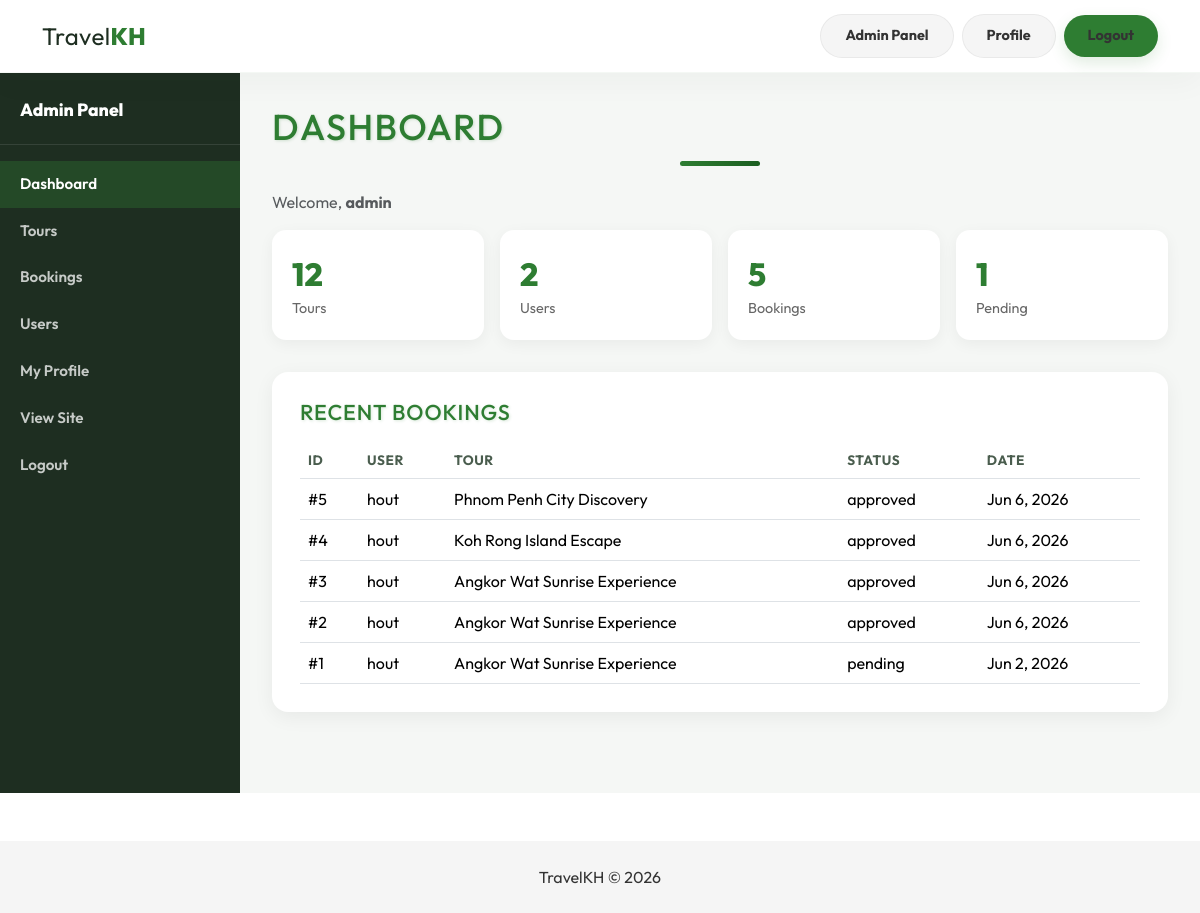
/admin/index.php (signed in), run on the app's committed database.
### tables this page shows
CREATE TABLE `bookings` (
  `booking_id` int NOT NULL AUTO_INCREMENT,
  `user_id` int NOT NULL,
  `tour_id` int NOT NULL,
  `booking_date` date DEFAULT NULL,
  `people` int DEFAULT '1',
  `total_price` decimal(10,2) DEFAULT NULL,
  `status` enum('pending','approved','rejected') DEFAULT 'pending',
  `stripe_token` varchar(255) DEFAULT NULL,
  `created_at` timestamp NULL DEFAULT CURRENT_TIMESTAMP,
  PRIMARY KEY (`booking_id`),
  KEY `user_id` (`user_id`),
  KEY `tour_id` (`tour_id`),
  CONSTRAINT `bookings_ibfk_1` FOREIGN KEY (`user_id`) REFERENCES `users` (`user_id`) ON DELETE CASCADE,
  CONSTRAINT `bookings_ibfk_2` FOREIGN KEY (`tour_id`) REFERENCES `tours` (`tour_id`) ON DELETE CASCADE
);

CREATE TABLE `users` (
  `user_id` int NOT NULL AUTO_INCREMENT,
  `username` varchar(50) NOT NULL,
  `full_name` varchar(100) DEFAULT NULL,
  `email` varchar(100) DEFAULT NULL,
  `phone` varchar(25) DEFAULT NULL,
  `profile_image` varchar(255) DEFAULT 'default_avatar.jpg',
  `nationality` varchar(50) DEFAULT NULL,
  `bio` text,
  `password` varchar(255) NOT NULL,
  `role` enum('admin','user') DEFAULT 'user',
  `status` enum('active','inactive') DEFAULT 'active',
  `created_at` timestamp NULL DEFAULT CURRENT_TIMESTAMP,
  PRIMARY KEY (`user_id`),
  UNIQUE KEY `username` (`username`)
);

CREATE TABLE `tours` (
  `tour_id` int NOT NULL AUTO_INCREMENT,
  `title` varchar(255) NOT NULL,
  `location` varchar(100) DEFAULT 'Cambodia',
  `price` decimal(10,2) NOT NULL,
  `duration` varchar(100) DEFAULT NULL,
  `image` varchar(255) DEFAULT NULL,
  `short_description` text,
  `full_description` longtext,
  `status` enum('active','inactive') DEFAULT 'active',
  `created_at` timestamp NULL DEFAULT CURRENT_TIMESTAMP,
  PRIMARY KEY (`tour_id`)
);

### includes/config.php (called while the page is built, shortened)
<?php
function base_url($path = '') {
    static $base = null;
    if ($base === null) {
        $docRoot = str_replace('\\', '/', realpath($_SERVER['DOCUMENT_ROOT']));
        $appRoot = str_replace('\\', '/', realpath(APP_ROOT));
        $base = rtrim(str_replace($docRoot, '', $appRoot), '/') . '/';
    }
    return $base . ltrim($path, '/');
}
require_once __DIR__ . '/auth.php';

### includes/auth.php (called while the page is built, shortened)
<?php
function is_logged_in() {
    return isset($_SESSION['user_id']);
}
function current_user_role() {
    return $_SESSION['role'] ?? null;
}
function is_admin() {
    return current_user_role() === ROLE_ADMIN;
}

### admin/index.php (the view, shortened to what this page needs)
<?php
require_once __DIR__ . '/../includes/config.php';
$stats = [
    'tours'    => $conn->query("SELECT COUNT(*) AS c FROM tours")->fetch_assoc()['c'],
    'users'    => $conn->query("SELECT COUNT(*) AS c FROM users")->fetch_assoc()['c'],
    'bookings' => $conn->query("SELECT COUNT(*) AS c FROM bookings")->fetch_assoc()['c'],
    'pending'  => $conn->query("SELECT COUNT(*) AS c FROM bookings WHERE status='pending'")->fetch_assoc()['c'],
];
$recent = $conn->query("
    SELECT b.booking_id, b.status, b.created_at, u.username, t.title
    FROM bookings b
    JOIN users u ON b.user_id = u.user_id
    JOIN tours t ON b.tour_id = t.tour_id
    ORDER BY b.created_at DESC LIMIT 5
");
$extraCss = 'assets/css/auth.css';
include __DIR__ . '/../includes/header.php';
include __DIR__ . '/../includes/navbar.php';
include __DIR__ . '/../includes/admin_sidebar.php';
?>
<h2 class="mb-4">Dashboard</h2>
<p class="text-muted">Welcome, <strong><?php echo htmlspecialchars($_SESSION['username']); ?></strong></p>
<div class="stat-grid">
  <div class="stat-box"><div class="num"><?php echo (int) $stats['tours']; ?></div><div class="lbl">Tours</div></div>
  <div class="stat-box"><div class="num"><?php echo (int) $stats['users']; ?></div><div class="lbl">Users</div></div>
  <div class="stat-box"><div class="num"><?php echo (int) $stats['bookings']; ?></div><div class="lbl">Bookings</div></div>
  <div class="stat-box"><div class="num"><?php echo (int) $stats['pending']; ?></div><div class="lbl">Pending</div></div>
</div>
<div class="dashboard-card">
  <h4 class="mb-3">Recent Bookings</h4>
  <?php if ($recent->num_rows === 0): ?>
    <p class="text-muted mb-0">No bookings yet.</p>
  <?php else: ?>
    <div class="table-responsive">
      <table class="table crud-table mb-0">
        <thead><tr><th>ID</th><th>User</th><th>Tour</th><th>Status</th><th>Date</th></tr></thead>
        <tbody>
          <?php while ($r = $recent->fetch_assoc()): ?>
          <tr>
            <td>#<?php echo (int) $r['booking_id']; ?></td>
            <td><?php echo htmlspecialchars($r['username']); ?></td>
            <td><?php echo htmlspecialchars($r['title']); ?></td>
            <td><?php echo htmlspecialchars($r['status']); ?></td>
            <td><?php echo date('M j, Y', strtotime($r['created_at'])); ?></td>
          </tr>
          <?php endwhile; ?>
        </tbody>
      </table>
    </div>
  <?php endif; ?>
</div>
<?php
include __DIR__ . '/../includes/admin_footer.php';
include __DIR__ . '/../includes/footer.php';

### includes/header.php (shortened to what this page needs)
<!DOCTYPE html>
<html lang="en">
<head>
<link href="https://cdn.jsdelivr.net/npm/bootstrap@5.3.3/dist/css/bootstrap.min.css" rel="stylesheet">
<link href="https://unpkg.com/aos@2.3.1/dist/aos.css" rel="stylesheet">
<link href="<?php echo base_url('assets/css/style.css'); ?>" rel="stylesheet">
<?php if (!empty($extraCss)): ?>
<link href="<?php echo base_url($extraCss); ?>" rel="stylesheet">
<?php endif; ?>
</head>
<body>

### includes/navbar.php (shortened to what this page needs)
<?php
$in_admin = strpos($_SERVER['SCRIPT_NAME'], '/admin/') !== false;
?>
<nav class="navbar navbar-expand-lg sticky-top">
  <div class="container">
    <a class="navbar-brand-modern" href="<?php echo base_url('index.php'); ?>">
      <span>Travel</span>KH
    </a>
    <div class="collapse navbar-collapse" id="mainNavbar">
      <div class="d-flex align-items-center gap-2 mt-3 mt-lg-0 <?php echo $in_admin ? 'ms-auto' : ''; ?>">
        <?php if (is_logged_in()): ?>
          <?php if (is_admin()): ?>
            <a href="<?php echo base_url('admin/index.php'); ?>" class="btn-nav-secondary">Admin Panel</a>
            <a href="<?php echo base_url('admin/profile.php'); ?>" class="btn-nav-secondary">Profile</a>
          <?php else: ?>
            <a href="<?php echo base_url('user/profile.php'); ?>" class="btn-nav-secondary">My Profile</a>
          <?php endif; ?>
          <a href="<?php echo base_url('auth/logout.php'); ?>" class="btn-nav-primary">Logout</a>
        <?php else: ?>
          <a href="<?php echo base_url('auth/register.php'); ?>" class="btn-nav-secondary">Register</a>
          <a href="<?php echo base_url('auth/login.php'); ?>" class="btn-nav-primary">Login</a>
        <?php endif; ?>
      </div>
    </div>
  </div>
</nav>

### includes/admin_sidebar.php
<?php
$admin_page = basename($_SERVER['PHP_SELF']);
?>
<div class="admin-layout">
  <aside class="admin-sidebar">
    <div class="admin-sidebar-brand">Admin Panel</div>
    <nav class="admin-sidebar-nav">
      <a href="<?php echo base_url('admin/index.php'); ?>" class="<?php echo $admin_page === 'index.php' ? 'active' : ''; ?>">Dashboard</a>
      <a href="<?php echo base_url('admin/tours.php'); ?>" class="<?php echo $admin_page === 'tours.php' ? 'active' : ''; ?>">Tours</a>
      <a href="<?php echo base_url('admin/bookings.php'); ?>" class="<?php echo $admin_page === 'bookings.php' ? 'active' : ''; ?>">Bookings</a>
      <a href="<?php echo base_url('admin/users.php'); ?>" class="<?php echo $admin_page === 'users.php' ? 'active' : ''; ?>">Users</a>
      <a href="<?php echo base_url('admin/profile.php'); ?>" class="<?php echo $admin_page === 'profile.php' ? 'active' : ''; ?>">My Profile</a>
      <a href="<?php echo base_url('index.php'); ?>">View Site</a>
      <a href="<?php echo base_url('auth/logout.php'); ?>">Logout</a>
    </nav>
  </aside>
  <main class="admin-content">

### includes/admin_footer.php
  </main>
</div>

### includes/footer.php (shortened to what this page needs)
<footer class="text-center p-4 mt-5" style="background:#f5f5f5;">
TravelKH © <?php echo date('Y'); ?>
</footer>
</body>
</html>

### assets/css/style.css (style rules this page uses)
body { font-family: 'Outfit', sans-serif; background: #ffffff; color: #333; }
:root { --primary-green: #2E7D32; --dark-green: #1B5E20; --light-gray: #F5F5F5; }
h1, h2, h4 { color: var(--primary-green); letter-spacing: 0.04em; text-transform: uppercase; text-shadow: 1px 1px 3px rgba(46, 125, 50, 0.18); }
h2 { font-size: clamp(2rem, 3vw, 3rem); margin-bottom: 0.85rem; }
h4 { font-size: 1.35rem; margin-bottom: 0.65rem; }
h1::after, h2::after { content: ''; display: block; width: 5rem; height: 0.3rem; margin: 0.8rem auto 0; background: linear-gradient(90deg, var(--primary-green), var(--dark-green)); border-radius: 99px; }
.navbar { background: rgba(255, 255, 255, 0.88) !important; backdrop-filter: blur(15px); -webkit-backdrop-filter: blur(15px); box-shadow: 0 8px 32px rgba(30, 46, 33, 0.04) !important; border-bottom: 1px solid rgba(46, 125, 50, 0.05); padding: 0.9rem 0 !important; transition: all 0.3s ease; z-index: 1030; }
.navbar-brand-modern { font-size: 1.5rem; font-weight: 800; color: var(--primary-green); text-decoration: none; letter-spacing: 0.02em; transition: transform 0.3s ease; }
.navbar-brand-modern span { font-weight: 400; color: #1E2E21; }
.btn-nav-primary { background: var(--primary-green); color: var(--white) !important; font-weight: 700; font-size: 0.9rem; padding: 10px 24px; border-radius: 50px; border: none; box-shadow: 0 6px 15px rgba(46, 125, 50, 0.15); transition: all 0.3s ease; text-decoration: none; }
.btn-nav-secondary { background: var(--light-gray); color: var(--charcoal) !important; font-weight: 700; font-size: 0.9rem; padding: 10px 24px; border-radius: 50px; border: 1px solid rgba(0,0,0,0.05); transition: all 0.3s ease; text-decoration: none; }

### assets/css/auth.css (style rules this page uses)
.profile-card, .dashboard-card, .crud-card { background: #fff; border-radius: 16px; padding: 1.75rem; box-shadow: 0 5px 20px rgba(0, 0, 0, 0.06); margin-bottom: 1.5rem; }
.admin-layout { display: flex; min-height: calc(100vh - 80px); }
.admin-sidebar { width: 240px; background: #1E2E21; color: #fff; padding: 1.5rem 0; flex-shrink: 0; }
.admin-sidebar-brand { font-weight: 800; font-size: 1.1rem; padding: 0 1.25rem 1.25rem; border-bottom: 1px solid rgba(255, 255, 255, 0.1); margin-bottom: 1rem; }
.admin-sidebar-nav a { display: block; padding: 0.75rem 1.25rem; color: rgba(255, 255, 255, 0.75); text-decoration: none; font-weight: 600; font-size: 0.95rem; transition: all 0.2s; }
.admin-sidebar-nav a:hover, .admin-sidebar-nav a.active { background: rgba(46, 125, 50, 0.35); color: #fff; }
.admin-content { flex: 1; padding: 2rem; background: #f5f7f5; }
.stat-grid { display: grid; grid-template-columns: repeat(auto-fit, minmax(180px, 1fr)); gap: 1rem; margin-bottom: 2rem; }
.stat-box { background: #fff; border-radius: 14px; padding: 1.25rem; box-shadow: 0 4px 15px rgba(0, 0, 0, 0.05); }
.stat-box .num { font-size: 2rem; font-weight: 800; color: var(--primary-green); }
.stat-box .lbl { color: #666; font-size: 0.9rem; }
.crud-table th { font-size: 0.85rem; text-transform: uppercase; letter-spacing: 0.04em; color: #4A5D4E; }

### data on the page
bookings: booking_id "5", user.username "hout", tour.title "Phnom Penh City Discovery", status "approved", created_at "Jun 6, 2026"
bookings: booking_id "4", user.username "hout", tour.title "Koh Rong Island Escape", status "approved", created_at "Jun 6, 2026"
bookings: booking_id "3", user.username "hout", tour.title "Angkor Wat Sunrise Experience", status "approved", created_at "Jun 6, 2026"
bookings: booking_id "2", user.username "hout", tour.title "Angkor Wat Sunrise Experience", status "approved", created_at "Jun 6, 2026"
bookings: booking_id "1", user.username "hout", tour.title "Angkor Wat Sunrise Experience", status "pending", created_at "Jun 2, 2026"

### other printed values
$_SESSION['username'] "admin"
$stats['tours'] "12"
$stats['users'] "2"
$stats['bookings'] "5"
$stats['pending'] "1"
